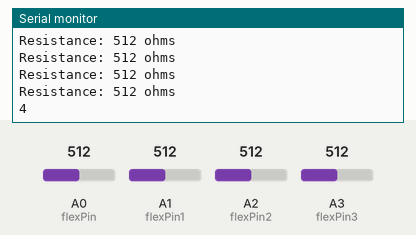
This sketch was run on a simulated Arduino Uno, built with avr-gcc and run on an emulated ATmega328P. Parts: the last lines printed to the serial monitor. The inputs (shaded band) are chosen by the test bench; at power-on: A3 (flexPin3) = 512, A0 (flexPin) = 512, A1 (flexPin1) = 512, A2 (flexPin2) = 512.

Above: at 5.8 s.
5.9 s: A3 (flexPin3) set to 106
At 6.71 s:
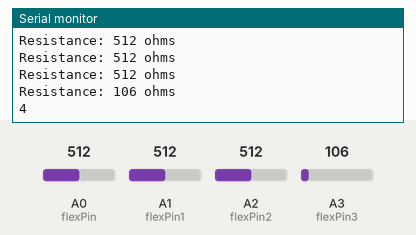
9.0 s: A3 (flexPin3) set to 92
At 9.88 s:
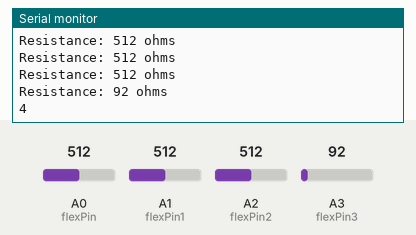
Timing chart, 0 to 12.0 s (numbered marks = the images above; inputs shaded):
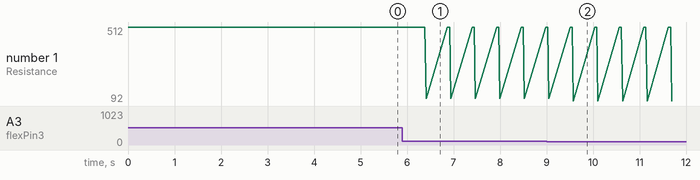

The sketch:

zigbee_trans.ino
```cpp
/*Nokia Project - Team 1 : Smart IoT based Online Class System
   Arduino IDE version 1.8.14
   Software serial 2.5.8
   */
#include<SoftwareSerial.h>
SoftwareSerial XBee(6,7);

void setup(){
  Serial.begin(9600);
  XBee.begin(9600);                                                //baud rate for xbee
}

const int flexPin = A0;
const int flexPin1 = A1;
const int flexPin2 = A2;
const int flexPin3 = A3;
// Pins connected from flex sensors

int state;

void flex() {
  Serial.begin(9600);                                                      //To begin debugging at serial monitor and specify the rate at which output has to be printed
    pinMode(flexPin,INPUT);
    pinMode(flexPin1,INPUT);
    pinMode(flexPin2,INPUT);
    pinMode(flexPin3,INPUT);
}

void loop() {
  // Read the ADC resistance
  int ADCflex = analogRead(flexPin);                                                //reads the input value at pin A0
  Serial.println("Resistance: " + String(ADCflex) + " ohms");                          //debugging
    if(ADCflex<950){                                                                  //If the flex sensor1 is bent over 90 degrees or crosses the threshold
      state= 1;                                                              //conveys to perform task1 by displaying it alongside of output
    }


  int ADCflex1 = analogRead(flexPin1);                                                //reads the input value at pin A1
  Serial.println("Resistance: " + String(ADCflex1) + " ohms");                           // debugging
     if(ADCflex1<960){                                                                  //If the flex sensor2 is bent over 90 degrees or crosses the threshold
       state= 2;                                                              //conveys to perform task2 by displaying it alongside of output
    }


  int ADCflex2 = analogRead(flexPin2);                                             //reads the input value at pin A2
    Serial.println("Resistance: " + String(ADCflex2) + " ohms");                        // debugging
    if(ADCflex2<980){                                                                  //If the flex sensor3 is bent over 90 degrees or crosses the threshold
    state = 3;                                                               //conveys to perform task3 by displaying it alongside of output
    }


  int ADCflex3 = analogRead(flexPin3);                                             //reads the input value at pin A3
    Serial.println("Resistance: " + String(ADCflex3) + " ohms");                       // debugging
   if(ADCflex3<900){                                                                 //If the flex sensor4 is bent over 90 degrees or crosses the threshold
      state=4;                                                              //conveys to perform task4 by displaying it alongside of output
    }
  if((ADCflex>950)&(ADCflex1>960)&(ADCflex2>980)&(ADCflex3>900)){
    state=0;                                                               // no task
    }

  Serial.println(state);                                                   // debugging
  XBee.write(state);                                                       //Write the gesture data onto xbee using zigbee protocol
  delay(500);
}
```

Measured:
- after the input at 5.9 s, the serial monitor: prints a new line after 0.51 s (image 1)
- after the input at 9.0 s, the serial monitor: prints a new line after 0.58 s (image 2)
- plotted number 1: 512 → 92 after the input at 9.0 s
